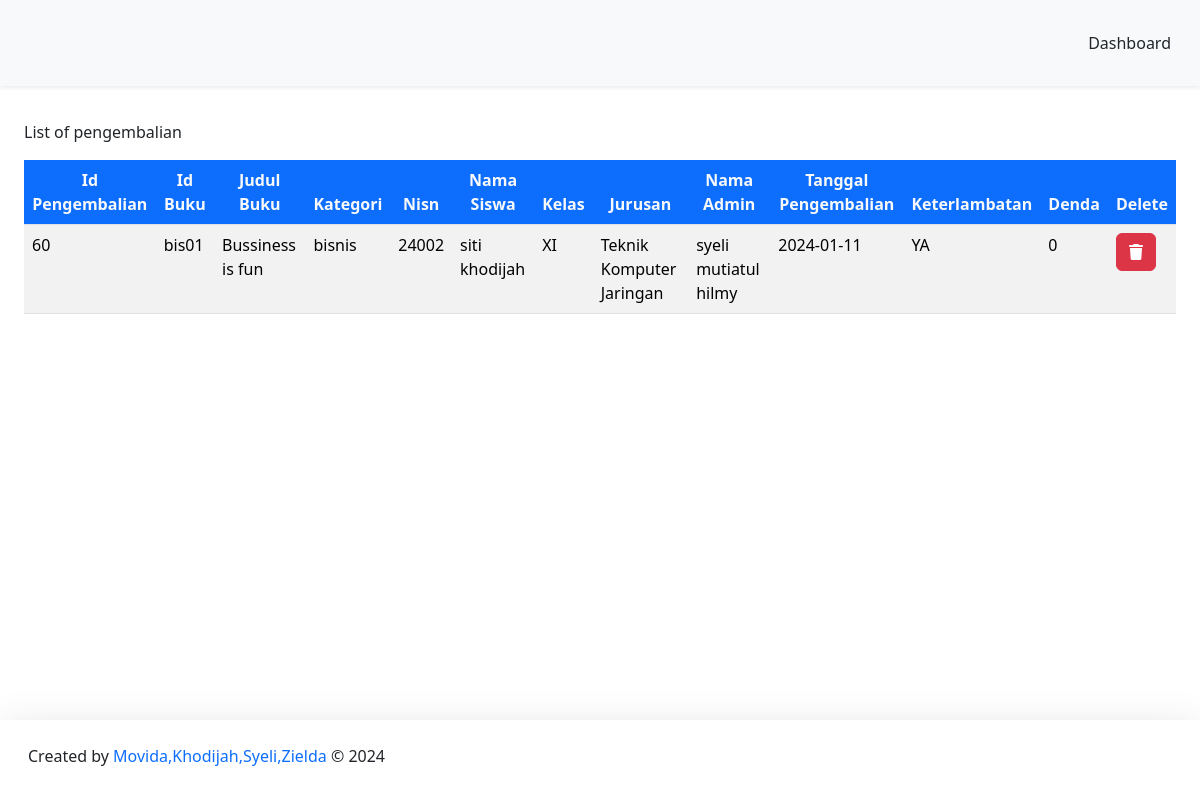
/DashboardAdmin/pengembalian/pengembalianBuku.php, run on the app's committed database.
### tables this page shows
CREATE TABLE `pengembalian` (
  `id_pengembalian` int(11) NOT NULL,
  `id_peminjaman` int(11) NOT NULL,
  `id_buku` varchar(20) NOT NULL,
  `nisn` int(11) NOT NULL,
  `id_admin` int(11) NOT NULL,
  `buku_kembali` date NOT NULL,
  `keterlambatan` enum('YA','TIDAK') NOT NULL,
  `denda` int(15) NOT NULL
);

CREATE TABLE `buku` (
  `cover` varchar(255) NOT NULL,
  `id_buku` varchar(20) NOT NULL,
  `kategori` varchar(255) NOT NULL,
  `judul` varchar(255) NOT NULL,
  `pengarang` varchar(255) NOT NULL,
  `penerbit` varchar(255) NOT NULL,
  `tahun_terbit` date NOT NULL,
  `jumlah_halaman` int(11) NOT NULL,
  `buku_deskripsi` text NOT NULL
);

CREATE TABLE `member` (
  `nisn` int(11) NOT NULL,
  `kode_member` varchar(12) NOT NULL,
  `nama` varchar(255) NOT NULL,
  `password` varchar(255) NOT NULL,
  `jenis_kelamin` varchar(20) NOT NULL,
  `kelas` varchar(5) NOT NULL,
  `jurusan` varchar(50) NOT NULL,
  `no_tlp` varchar(15) NOT NULL,
  `tgl_pendaftaran` date NOT NULL
);

### config/config.php (called while the page is built, shortened)
<?php
$host = "127.0.0.1";
$username = "root";
$password = "";
$database_name = "perpustakaan";
$connection = mysqli_connect($host, $username, $password, $database_name);
function queryReadData($dataKategori) {
  global $connection;
  $result = mysqli_query($connection, $dataKategori);
  $items = [];
  while($item = mysqli_fetch_assoc($result)) {
    $items[] = $item;
  }
  return $items;
}
?>

### DashboardAdmin/pengembalian/pengembalianBuku.php (the view, shortened to what this page needs)
<?php
require "../../config/config.php";
$dataPeminjam = queryReadData("SELECT pengembalian.id_pengembalian, pengembalian.id_buku, buku.judul, buku.kategori, pengembalian.nisn, member.nama, member.kelas, member.jurusan, admin.nama_admin, pengembalian.buku_kembali, pengembalian.keterlambatan, pengembalian.denda
FROM pengembalian
INNER JOIN buku ON pengembalian.id_buku = buku.id_buku
INNER JOIN member ON pengembalian.nisn = member.nisn
INNER JOIN admin ON pengembalian.id_admin = admin.id")
?>
<!DOCTYPE html>
<html lang="en">
  <head>
    <link href="https://cdn.jsdelivr.net/npm/bootstrap@5.3.2/dist/css/bootstrap.min.css" rel="stylesheet">
  </head>
  <body>
    <nav class="navbar fixed-top bg-body-tertiary shadow-sm">
      <div class="container-fluid p-3">
        <a class="btn btn-tertiary" href="../dashboardAdmin.php">Dashboard</a>
      </div>
    </nav>
    <div class="p-4 mt-5">
      <div class="mt-5">
    <caption>List of pengembalian</caption>
      <div class="table-responsive mt-3">
    <table class="table table-striped table-hover">
     <thead class="text-center">
      <tr>
        <th class="bg-primary text-light">Id Pengembalian</th>
        <th class="bg-primary text-light">Id Buku</th>
        <th class="bg-primary text-light">Judul Buku</th>
        <th class="bg-primary text-light">Kategori</th>
        <th class="bg-primary text-light">Nisn</th>
        <th class="bg-primary text-light">Nama Siswa</th>
        <th class="bg-primary text-light">Kelas</th>
        <th class="bg-primary text-light">Jurusan</th>
        <th class="bg-primary text-light">Nama Admin</th>
        <th class="bg-primary text-light">Tanggal Pengembalian</th>
        <th class="bg-primary text-light">Keterlambatan</th>
        <th class="bg-primary text-light">Denda</th>
        <th class="bg-primary text-light">Delete</th>
      </tr>
    </thead>
        <?php foreach ($dataPeminjam as $item) : ?>
      <tr>
        <td><?= $item["id_pengembalian"]; ?></td>
        <td><?= $item["id_buku"]; ?></td>
        <td><?= $item["judul"]; ?></td>
        <td><?= $item["kategori"]; ?></td>
        <td><?= $item["nisn"]; ?></td>
        <td><?= $item["nama"]; ?></td>
        <td><?= $item["kelas"]; ?></td>
        <td><?= $item["jurusan"]; ?></td>
        <td><?= $item["nama_admin"]; ?></td>
        <td><?= $item["buku_kembali"]; ?></td>
        <td><?= $item["keterlambatan"]; ?></td>
        <td><?= $item["denda"]; ?></td>
        <td>
          <div class="action">
           <a href="deletePengembalian.php?id=<?= $item["id_pengembalian"]; ?>" class="btn btn-danger" onclick="return confirm('Yakin ingin menghapus data ?');"><i class="fa-solid fa-trash"></i></a>
           </div>
          </td>
      </tr>
        <?php endforeach; ?>
    </table>
  </div>
 </div>
</div>
  <footer class="fixed-bottom shadow-lg bg-subtle p-3">
      <div class="container-fluid d-flex justify-content-between">
      <p class="mt-2">Created by <span class="text-primary"> Movida,Khodijah,Syeli,Zielda</span> © 2024</p>
      </div>
    </footer>
  </body>
</html>

### data on the page
pengembalian: id_pengembalian "60", id_buku "bis01", id_buku.judul "Bussiness is fun", id_buku.kategori "bisnis", nisn "24002", nisn.nama "siti khodijah", nisn.kelas "XI", nisn.jurusan "Teknik Komputer Jaringan", id_admin.nama_admin "syeli mutiatul hilmy", buku_kembali "2024-01-11", keterlambatan "YA", denda "0"
